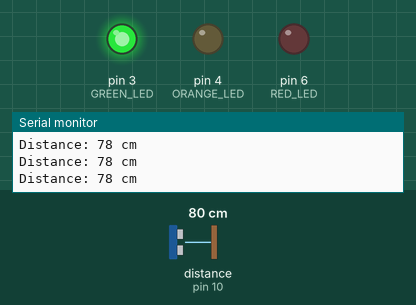
Recording of a sketch running on a simulated Arduino Uno, built with avr-gcc and run on an emulated ATmega328P. Shown: output pins drawn as LEDs (lit = HIGH), the last lines printed to the serial monitor. Wiring (inferred from the names in the program): ultrasonic range finder: trigger pin 9; echo pin 10. The test bench sets the inputs (shaded band); at power-on: distance to the obstacle (sensor on pin 10) 80 cm. The echo pulse lasts 58.3 µs per cm; pins used as bus, display or sensor lines are not drawn.

Above: at 1.2 s.
1.3 s: distance to the obstacle (sensor on pin 10) set to 34 cm
2.8 s: distance to the obstacle (sensor on pin 10) set to 28 cm
At 3.8 s:
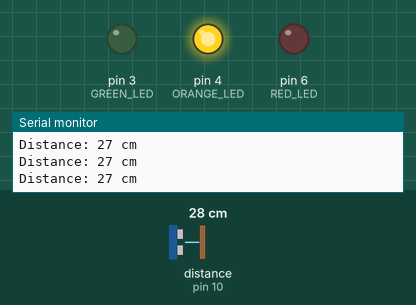
4.3 s: distance to the obstacle (sensor on pin 10) set to 18 cm
5.8 s: distance to the obstacle (sensor on pin 10) set to 14 cm
At 7.0 s:
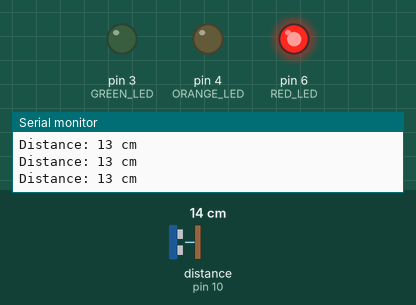
7.3 s: distance to the obstacle (sensor on pin 10) set to 35 cm
At 7.6 s:
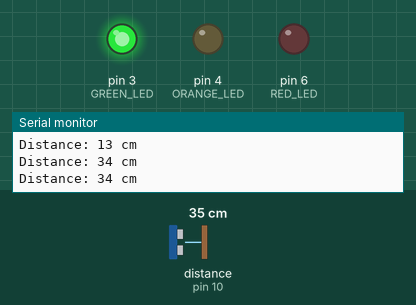
8.8 s: distance to the obstacle (sensor on pin 10) set to 9 cm
At 9.6 s:
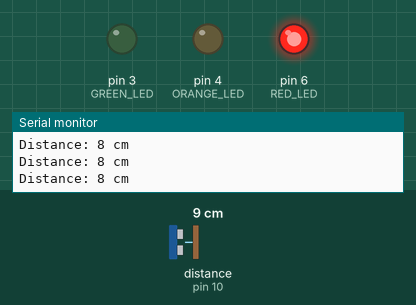
Timing chart, 0 to 11.4 s (numbered marks = the images above; inputs shaded):
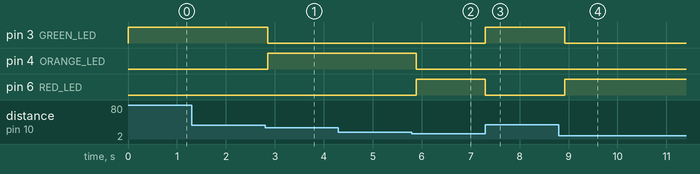

The sketch:

sketch_mar2a.ino
```cpp
#define TRIG_PIN 9
#define ECHO_PIN 10
#define GREEN_LED 3
#define ORANGE_LED 4
#define RED_LED 6

void setup() {
    pinMode(TRIG_PIN, OUTPUT);
    pinMode(ECHO_PIN, INPUT);
    pinMode(GREEN_LED, OUTPUT);
    pinMode(ORANGE_LED, OUTPUT);
    pinMode(RED_LED, OUTPUT);
    Serial.begin(9600);
}

long getDistance() {
    digitalWrite(TRIG_PIN, LOW);
    delayMicroseconds(2);
    digitalWrite(TRIG_PIN, HIGH);
    delayMicroseconds(10);
    digitalWrite(TRIG_PIN, LOW);

    long duration = pulseIn(ECHO_PIN, HIGH);
    long distance = duration * 0.034 / 2; // Convert time to distance in cm
    return distance;
}

void loop() {
    long distance = getDistance();
    Serial.print("Distance: ");
    Serial.print(distance);
    Serial.println(" cm");

    if (distance > 30) {  // Far
        digitalWrite(GREEN_LED, HIGH);
        digitalWrite(ORANGE_LED, LOW);
        digitalWrite(RED_LED, LOW);
    } else if (distance > 16 && distance <= 30) {  // Medium
        digitalWrite(GREEN_LED, LOW);
        digitalWrite(ORANGE_LED, HIGH);
        digitalWrite(RED_LED, LOW);
    } else if(distance >= 5 && distance <=15) {  // Very Close
        digitalWrite(GREEN_LED, LOW);
        digitalWrite(ORANGE_LED, LOW);
        digitalWrite(RED_LED, HIGH);
    }

    delay(200);
}
```

Measured:
- the behaviour switches between 32 and 31 cm on distance to the obstacle (sensor on pin 10) (found by bisection; images 0 and 1)
- the behaviour switches between 17 and 16 cm on distance to the obstacle (sensor on pin 10) (found by bisection; images 1 and 2)
- after the input at 2.8 s, pin 3 (GREEN_LED): HIGH → LOW after 0.06 s; pin 4 (ORANGE_LED): LOW → HIGH after 0.06 s
- after the input at 5.8 s, pin 4 (ORANGE_LED): HIGH → LOW after 0.09 s; pin 6 (RED_LED): LOW → HIGH after 0.09 s
- after the input at 7.3 s, pin 3 (GREEN_LED): LOW → HIGH at once; pin 6 (RED_LED): HIGH → LOW at once
- after the input at 8.8 s, pin 3 (GREEN_LED): HIGH → LOW after 0.12 s; pin 6 (RED_LED): LOW → HIGH after 0.12 s
